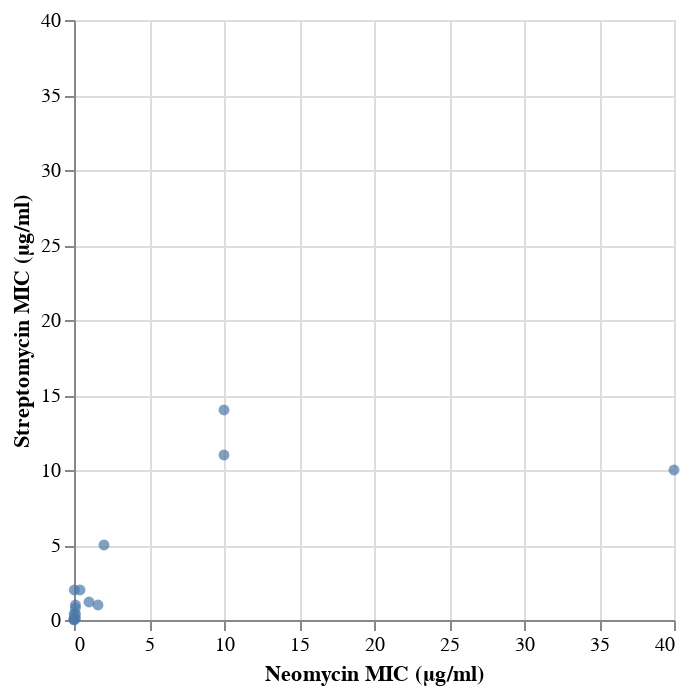

Source (notebook cell):
### Markdown cell above
### Comparing Antibiotics: Adjusting Grid Lines, Tick Counts, and Sizing

We can also look at differences in adjusting grid lines, tick marks, and sizing. 

How does neomycin compare to other antibiotics, such as streptomycin and penicillin? To start answering this question, we can create scatter plots, adding a y-axis encoding for another antibiotic that mirrors the design of our x-axis for neomycin.

### Code cell
alt.Chart(antibiotics).mark_circle().encode(
     alt.X(
        'Neomycin:Q',
        title='Neomycin MIC (μg/ml)',
        scale=alt.Scale(domain=[0, 40])
    ),
    alt.Y(
        'Streptomycin:Q',
        title='Streptomycin MIC (μg/ml)',
        scale=alt.Scale(domain=[0, 40])
    )
)

### Figure 1 — Vega-Lite specification as saved in the notebook (floating-point values rounded to 4 significant figures)
{"config": {"view": {"continuousWidth": 300, "continuousHeight": 300}}, "data": {"name": "data-8833440f737304311e72aeeffd7b9881"}, "mark": {"type": "circle"}, "encoding": {"x": {"field": "Neomycin", "scale": {"domain": [0, 40]}, "title": "Neomycin MIC (μg/ml)", "type": "quantitative"}, "y": {"field": "Streptomycin", "scale": {"domain": [0, 40]}, "title": "Streptomycin MIC (μg/ml)", "type": "quantitative"}}, "$schema": "https://vega.github.io/schema/vega-lite/v5.8.0.json", "datasets": {"data-8833440f737304311e72aeeffd7b9881": [{"Bacteria": "Aerobacter aerogenes", "Penicillin": 870.0, "Streptomycin": 1.0, "Neomycin": 1.6, "Gram_Staining": "negative", "Genus": "other"}, {"Bacteria": "Bacillus anthracis", "Penicillin": 0.001, "Streptomycin": 0.01, "Neomycin": 0.007, "Gram_Staining": "positive", "Genus": "other"}, {"Bacteria": "Brucella abortus", "Penicillin": 1.0, "Streptomycin": 2.0, "Neomycin": 0.02, "Gram_Staining": "negative", "Genus": "other"}, {"Bacteria": "Diplococcus pneumoniae", "Penicillin": 0.005, "Streptomycin": 11.0, "Neomycin": 10.0, "Gram_Staining": "positive", "Genus": "other"}, {"Bacteria": "Escherichia coli", "Penicillin": 100.0, "Streptomycin": 0.4, "Neomycin": 0.1, "Gram_Staining": "negative", "Genus": "other"}, {"Bacteria": "Klebsiella pneumoniae", "Penicillin": 850.0, "Streptomycin": 1.2, "Neomycin": 1.0, "Gram_Staining": "negative", "Genus": "other"}, {"Bacteria": "Mycobacterium tuberculosis", "Penicillin": 800.0, "Streptomycin": 5.0, "Neomycin": 2.0, "Gram_Staining": "negative", "Genus": "other"}, {"Bacteria": "Proteus vulgaris", "Penicillin": 3.0, "Streptomycin": 0.1, "Neomycin": 0.1, "Gram_Staining": "negative", "Genus": "other"}, {"Bacteria": "Pseudomonas aeruginosa", "Penicillin": 850.0, "Streptomycin": 2.0, "Neomycin": 0.4, "Gram_Staining": "negative", "Genus": "other"}, {"Bacteria": "Salmonella (Eberthella) typhosa", "Penicillin": 1.0, "Streptomycin": 0.4, "Neomycin": 0.008, "Gram_Staining": "negative", "Genus": "Salmonella"}, {"Bacteria": "Salmonella schottmuelleri", "Penicillin": 10.0, "Streptomycin": 0.8, "Neomycin": 0.09, "Gram_Staining": "negative", "Genus": "Salmonella"}, {"Bacteria": "Staphylococcus albus", "Penicillin": 0.007, "Streptomycin": 0.1, "Neomycin": 0.001, "Gram_Staining": "positive", "Genus": "Staphylococcus"}, {"Bacteria": "Staphylococcus aureus", "Penicillin": 0.03, "Streptomycin": 0.03, "Neomycin": 0.001, "Gram_Staining": "positive", "Genus": "Staphylococcus"}, {"Bacteria": "Streptococcus fecalis", "Penicillin": 1.0, "Streptomycin": 1.0, "Neomycin": 0.1, "Gram_Staining": "positive", "Genus": "Streptococcus"}, {"Bacteria": "Streptococcus hemolyticus", "Penicillin": 0.001, "Streptomycin": 14.0, "Neomycin": 10.0, "Gram_Staining": "positive", "Genus": "Streptococcus"}, {"Bacteria": "Streptococcus viridans", "Penicillin": 0.005, "Streptomycin": 10.0, "Neomycin": 40.0, "Gram_Staining": "positive", "Genus": "Streptococcus"}]}}
